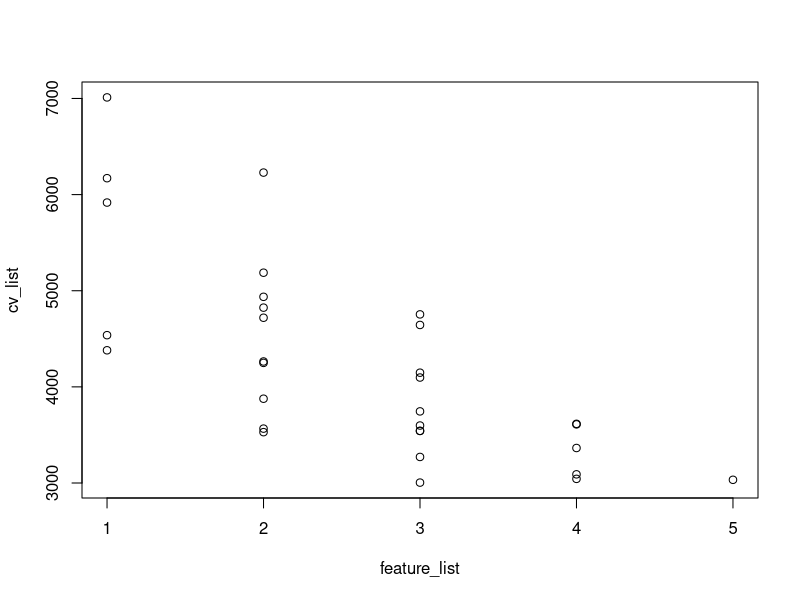

Here is the R script that generated this plot:
setwd("/Users/Simon/Documents/TDDE01/tdde01/Simon/lab2_assignment1")
set.seed(12345) 
data = swiss
nFolds = 5

#Dependent variable
y = data$Fertility

#Independent variable
x1 = data$Agriculture
x2 = data$Examination
x3 = data$Education
x4 = data$Catholic
x5 = data$Infant.Mortality

linear_regression = function(X,Y){
  X = cbind(1,X)
  Beta = solve((t(X) %*% as.matrix(X))) %*% (t(X)%*%Y)
  return(Beta)
}
l = linear_regression(swiss[-1],y)
predict_cv = function(model, testData){

#  to_be_removed = colnames(trainData)
#  to_be_removed = to_be_removed[! to_be_removed %in% subset[,col], drop = F] 
 # subset_data = trainData[, ! names(trainData) %in% to_be_removed, drop = F]
  
  
  lin_fnc=model[,1]
  to_be_removed = colnames(testData[,-1])
  to_be_removed = to_be_removed[! to_be_removed %in% names(lin_fnc[-1]), drop = F]
  updated_data = testData[, ! names(testData) %in% to_be_removed, drop = F]
  cv = 0;
  for(i in 1:nrow(testData)){
    predict=sum((lin_fnc[-1])*(updated_data[i,-1]))+lin_fnc[1]
    real = updated_data[i,1]

    cv = cv + (predict-real)^2
  }

  return(cv)
  
}

cv = function(){
  #Randomly shuffle the data
  rdata=data[sample(nrow(data)),]
  #Create 5 equally size folds
  folds <- cut(seq(1,nrow(rdata)),breaks=5,labels=FALSE)
  
  #Perform 5 fold cross validation

  
  best_cv = Inf
  best_subset = "NULL"
  cv_list=c()
  feature_list=c()
  for(j in 1:5){
    subset = combn(names(swiss[,-1]),j, simplify = TRUE)
    
    for (col in 1:ncol(subset)){
      total_cv = 0
      for(i in 1:5){
        testIndexes <- which(folds==i,arr.ind=TRUE)
        testData <- rdata[testIndexes, ]
        trainData <- rdata[-testIndexes, ]
        to_be_removed = colnames(trainData)
        to_be_removed = to_be_removed[! to_be_removed %in% subset[,col], drop = F] 
        subset_data = trainData[, ! names(trainData) %in% to_be_removed, drop = F]
        model = linear_regression(subset_data,trainData[1][,1])
        cv = predict_cv(model,testData)
        total_cv = total_cv+cv
        
      }
      cv_list[length(cv_list)+1]=total_cv
      feature_list[length(feature_list)+1]=length(names(subset_data))
      if(total_cv < best_cv){
        best_cv = total_cv
        #print(subset_data)
        best_subset = names(subset_data)
      }
      #print(total_cv)

    }
  }
  print(best_cv)
  print(best_subset)
  print(feature_list)
  print(cv_list)
  plot(feature_list,cv_list)
  #Segement your data by fold using the which() function 

  #print(testData)
  
  #return(trainData)
  #print(cv)
  #print(model)
  
}
cv()
